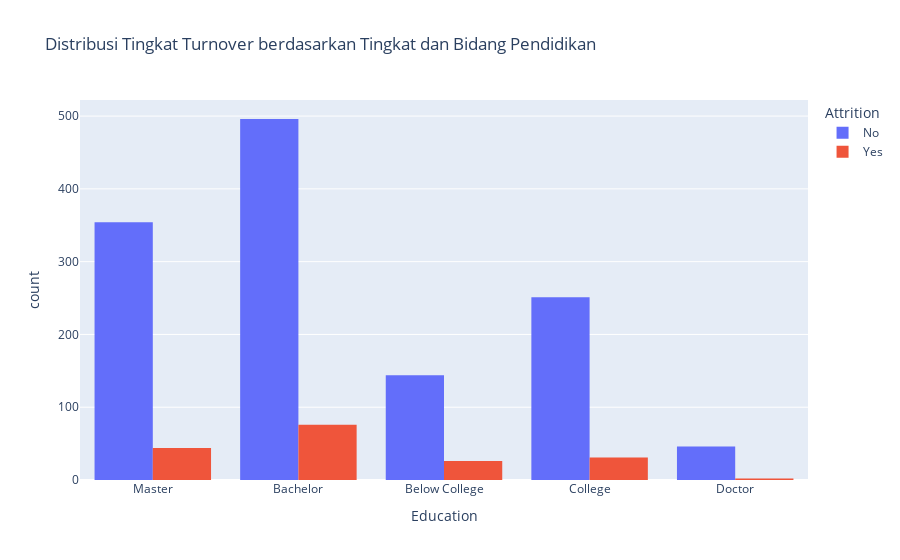

The notebook cell this image was saved under:
### Markdown cell above
## Bagaimana distribusi tingkat turnover berdasarkan tingkat pendidikan (Education) ?

### Code cell
fig = px.histogram(df, x='Education', color='Attrition', barmode='group',
                #    facet_col='EducationField',
                   title='Distribusi Tingkat Turnover berdasarkan Tingkat dan Bidang Pendidikan')
fig.show()

### Figure 1 — Plotly figure (JSON) as saved in the notebook; plotly's stock layout.template omitted (floating-point values rounded to 4 significant figures; data arrays with more than 128 entries replaced by an {"elided": "..."} marker saying what was removed)
{"data": [{"alignmentgroup": "True", "bingroup": "x", "hovertemplate": "Attrition=No<br>Education=%{x}<br>count=%{y}<extra></extra>", "legendgroup": "No", "marker": {"color": "#636efa", "pattern": {"shape": ""}}, "name": "No", "offsetgroup": "No", "orientation": "v", "showlegend": true, "type": "histogram", "x": {"elided": "1291 str values"}, "xaxis": "x", "yaxis": "y"}, {"alignmentgroup": "True", "bingroup": "x", "hovertemplate": "Attrition=Yes<br>Education=%{x}<br>count=%{y}<extra></extra>", "legendgroup": "Yes", "marker": {"color": "#EF553B", "pattern": {"shape": ""}}, "name": "Yes", "offsetgroup": "Yes", "orientation": "v", "showlegend": true, "type": "histogram", "x": {"elided": "179 str values"}, "xaxis": "x", "yaxis": "y"}], "layout": {"barmode": "group", "legend": {"title": {"text": "Attrition"}, "tracegroupgap": 0}, "title": {"text": "Distribusi Tingkat Turnover berdasarkan Tingkat dan Bidang Pendidikan"}, "xaxis": {"anchor": "y", "domain": [0, 1], "title": {"text": "Education"}}, "yaxis": {"anchor": "x", "domain": [0, 1], "title": {"text": "count"}}}}
